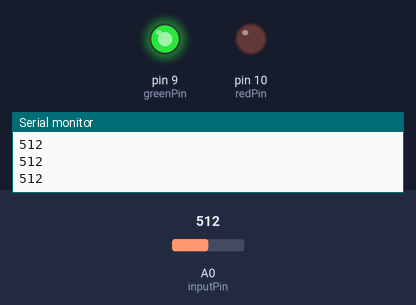
Bench run of a sketch on a simulated Arduino Uno, built with avr-gcc and run on an emulated ATmega328P. Shown: output pins drawn as LEDs (lit = HIGH), the last lines printed to the serial monitor. The inputs (shaded band) are chosen by the test bench; at power-on: A0 (inputPin) = 512.

Above: at 1.2 s.
1.3 s: A0 (inputPin) set to 157
2.8 s: A0 (inputPin) set to 142
At 3.4 s:
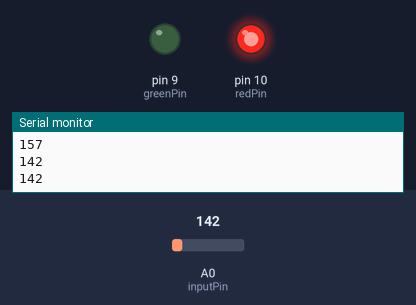
4.5 s: A0 (inputPin) set to 160
At 5.7 s:
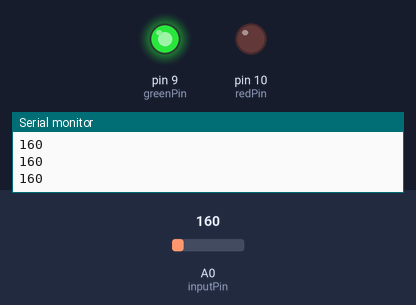
6.0 s: A0 (inputPin) set to 140
At 7.0 s:
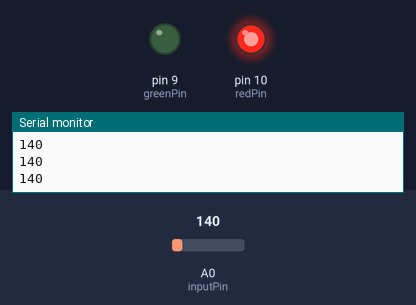
Timing chart, 0 to 8.5 s (numbered marks = the images above; inputs shaded):
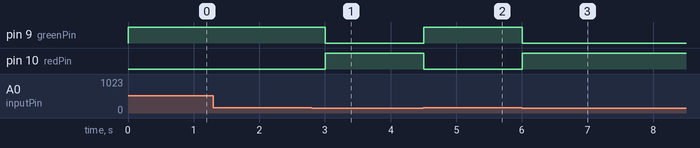

Measured:
- the behaviour switches between 150 and 149 on A0 (inputPin) (found by bisection; images 0 and 1)
- after the input at 2.8 s, pin 9 (greenPin): HIGH → LOW after 0.20 s; pin 10 (redPin): LOW → HIGH after 0.20 s
- after the input at 4.5 s, pin 9 (greenPin): LOW → HIGH at once; pin 10 (redPin): HIGH → LOW at once
- after the input at 6.0 s, pin 9 (greenPin): HIGH → LOW at once; pin 10 (redPin): LOW → HIGH at once

The sketch:

025_photoresistor.ino
```cpp
// https://www.youtube.com/watch?v=WMkN-uHd-Xo&list=PLGs0VKk2DiYw-L-RibttcvK-WBZm8WLEP&index=25

/**
 * Photoresistors
 * If room is dark, red LED ON
 * If room is bright, green LED ON
 *
 * Value ranges:
 * Lights off : < 150
 * Lights on : >= 150
 */

int inputPin = A0;
int redPin = 10;
int greenPin = 9;

int lightLimit = 150;
float resistorVal = 10000;
int photoResistVal;
int delayMs = 250;

void setup() {
  // put your setup code here, to run once:
  pinMode(inputPin, INPUT);
  pinMode(redPin, OUTPUT);
  pinMode(greenPin, OUTPUT);

  Serial.begin(9600);
}

void loop() {
  // put your main code here, to run repeatedly:
  photoResistVal = analogRead(inputPin);

  Serial.println(photoResistVal);

  if (photoResistVal >= 150) {
    digitalWrite(redPin, LOW);
    digitalWrite(greenPin, HIGH);
  } else {
    digitalWrite(redPin, HIGH);
    digitalWrite(greenPin, LOW);
  }

  delay(delayMs);
}
```
